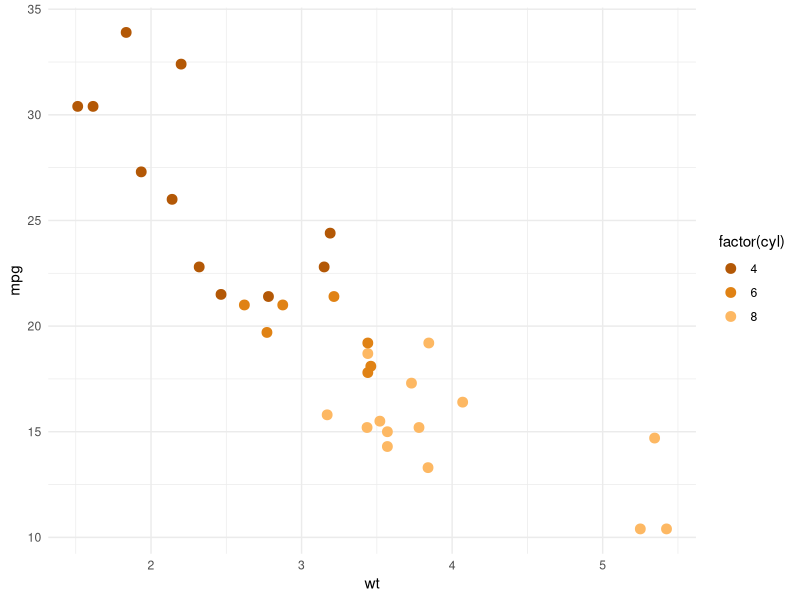
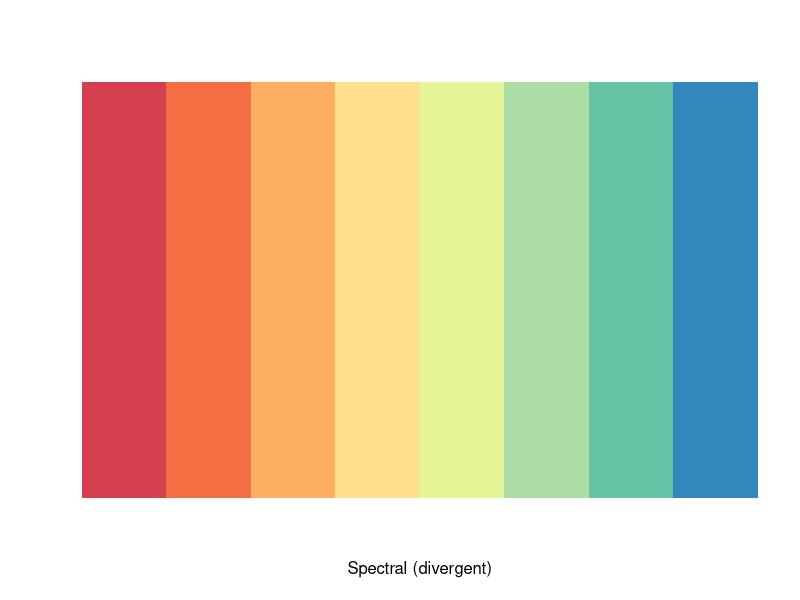
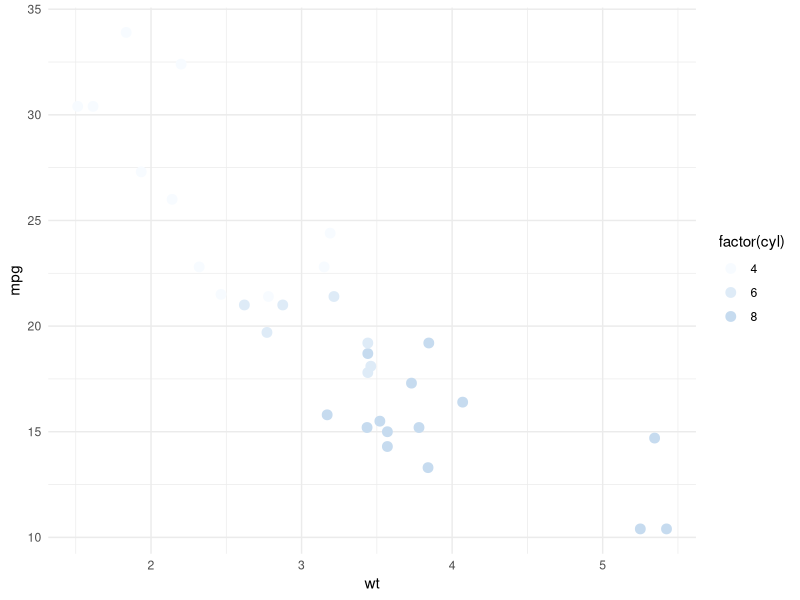
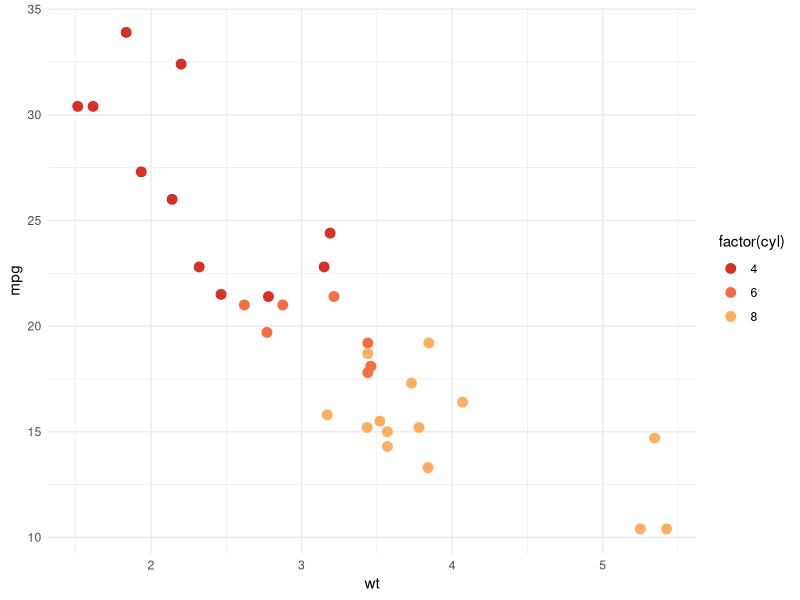
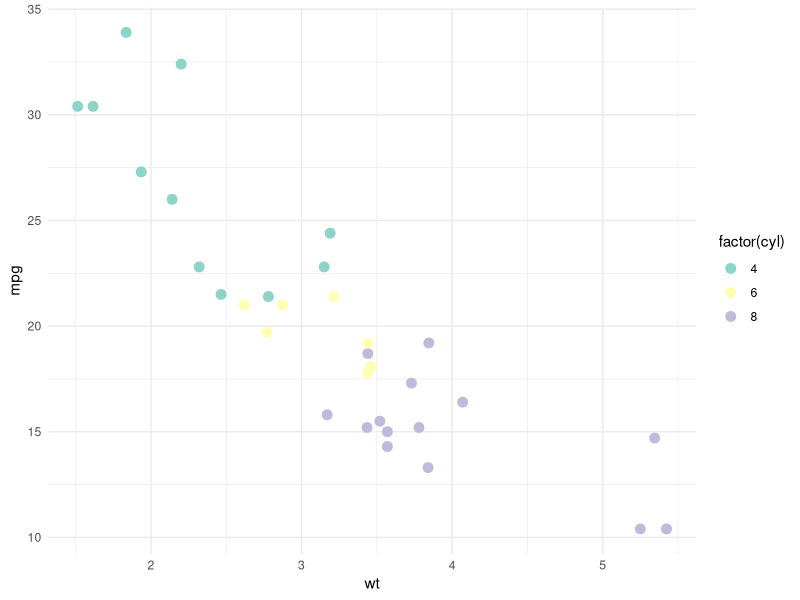

Write the R code that produced these figures, in order.
## ---- chunk 1
knitr::opts_chunk$set(
  warning=FALSE,
  message=FALSE,
  fig.align='center'
)
## ---- chunk 2
library(RColorBrewer)
colors = brewer.pal(n = 8, name = "PuOr")

# basic plot
library(ggplot2)
ggplot(mtcars, aes(x = wt, y = mpg, color = factor(cyl))) +
  geom_point(size = 3) +
  scale_color_manual(values = colors) +
  theme_minimal()
## ---- chunk 3
library(RColorBrewer)
brewer.pal(n = 8, name = "Spectral")
## ---- chunk 4
library(RColorBrewer)
display.brewer.pal(n = 8, name = "Spectral")
## ---- chunk 5
library(RColorBrewer)
colors_seq = brewer.pal(n = 8, name = "Blues")
colors_div = brewer.pal(n = 8, name = "RdYlBu")
colors_qual = brewer.pal(n = 8, name = "Set3")

# basic plot
library(ggplot2)
ggplot(mtcars, aes(x = wt, y = mpg, color = factor(cyl))) +
  geom_point(size = 3) +
  scale_color_manual(values = colors_seq) +
  theme_minimal()

ggplot(mtcars, aes(x = wt, y = mpg, color = factor(cyl))) +
  geom_point(size = 3) +
  scale_color_manual(values = colors_div) +
  theme_minimal()

ggplot(mtcars, aes(x = wt, y = mpg, color = factor(cyl))) +
  geom_point(size = 3) +
  scale_color_manual(values = colors_qual) +
  theme_minimal()
